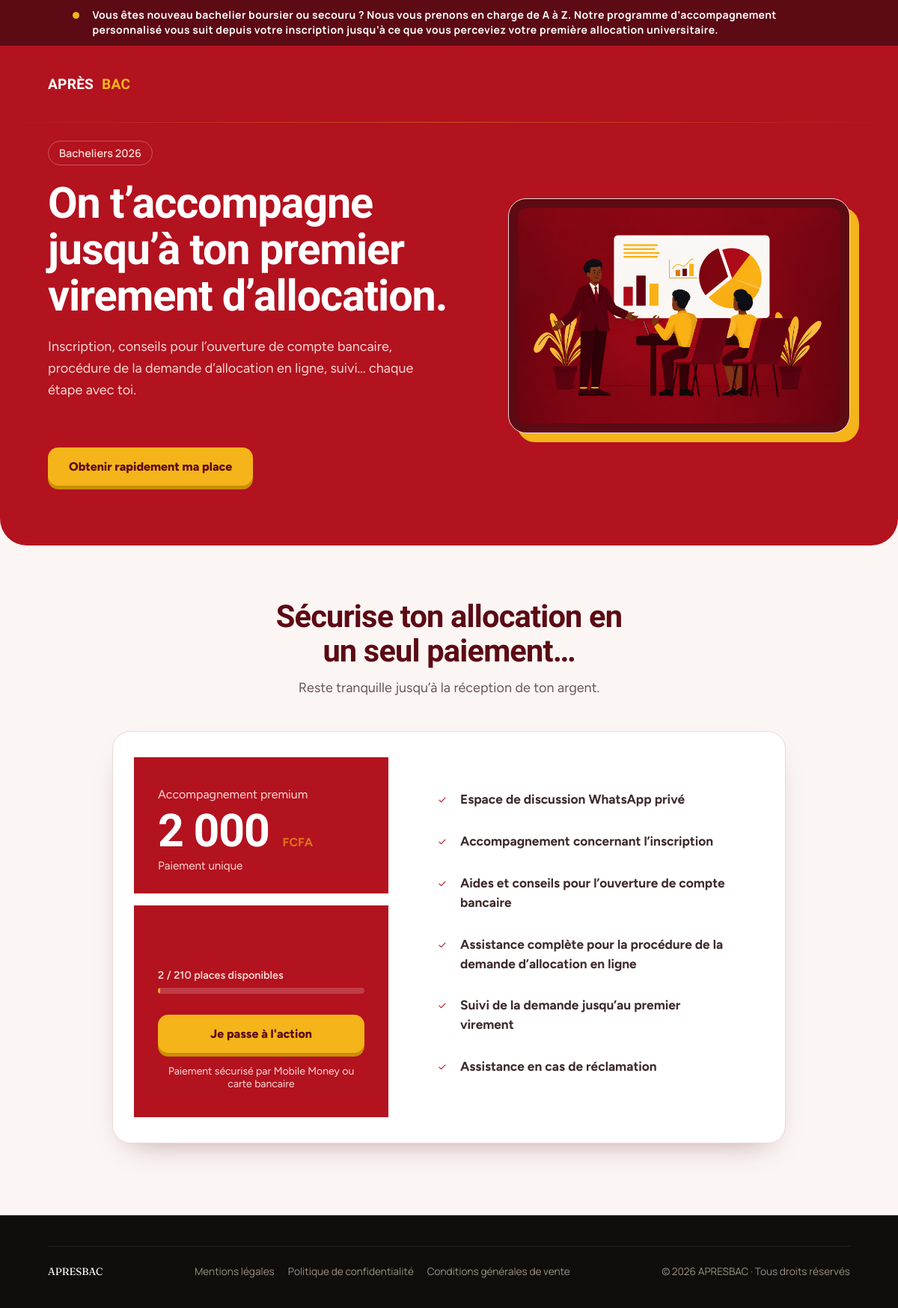
The page / on the database its author committed.
### tables this page shows
CREATE TABLE `formules` (
  `id` int NOT NULL AUTO_INCREMENT,
  `code` enum('premium','vip','gold') NOT NULL,
  `nom` varchar(50) NOT NULL,
  `prix` int NOT NULL,
  `avantages` json NOT NULL,
  `places_totales` int NOT NULL,
  `places_restantes` int NOT NULL,
  `actif` tinyint(1) NOT NULL DEFAULT '1',
  PRIMARY KEY (`id`),
  UNIQUE KEY `code` (`code`)
);

### index.php (the view, shortened to what this page needs)
<?php
try {
    $pdo = Database::getConnection();
    $stmt = $pdo->query("SELECT * FROM formules WHERE actif = 1 ORDER BY prix ASC");
    $formules = $stmt->fetchAll();
} catch (\Throwable $e) {
    $formules = [
        ['code' => 'premium', 'nom' => 'Premium', 'prix' => 2000, 'places_restantes' => 210, 'places_totales' => 210,
            'avantages' => [
                'Espace de discussion WhatsApp privé',
                'Accompagnement concernant l’inscription',
                'Aides et conseils pour l’ouverture de compte bancaire',
                'Assistance complète pour la procédure de la demande d’allocation en ligne',
                'Suivi de la demande jusqu’au premier virement',
                'Assistance en cas de réclamation',
            ]],
    ];
}
$nbFormules = count($formules);
require_once __DIR__ . '/includes/header.php';
?>
<div class="home-v2">
<div class="urgency-bar">
    <span class="urgency-dot" aria-hidden="true"></span>
    <p class="urgency-text">Vous êtes nouveau bachelier boursier ou secouru ? Nous vous prenons en charge de A à Z. Notre programme d’accompagnement personnalisé vous suit depuis votre inscription jusqu’à ce que vous perceviez votre première allocation universitaire.</p>
</div>
<div class="hero-wrap">
    <header class="topbar">
        <div class="topbar-inner">
            <span class="brand">APRÈS<strong>BAC</strong></span>
        </div>
    </header>
    <section class="hero">
        <div class="hero-inner">
            <div class="hero-text">
                <p class="eyebrow">Bacheliers 2026</p>
                <h1>On t’accompagne jusqu’à ton <em>premier virement d’allocation</em>.</h1>
                <p class="hero-sub">
                    Inscription, conseils pour l’ouverture de compte bancaire, procédure de la demande d’allocation en ligne, suivi… chaque étape avec toi.
                </p>
                <div class="hero-cta">
                    <a href="#formules" class="btn btn-primary">Obtenir rapidement ma place</a>
                </div>
            </div>
            <div class="hero-illustration">
                <div class="illustration-frame">
                    <img src="/assets/img/img.png" alt="Illustration d'un étudiant accompagné dans ses démarches" />
                </div>
            </div>
        </div>
    </section>
</div>
<section id="formules" class="formules">
    <div class="section-inner">
        <h2 class="formules-title">Sécurise ton allocation en un seul paiement…</h2>
        <p class="formules-sub">Reste tranquille jusqu’à la réception de ton argent.</p>
        <div class="cartes-formules cartes-formules-<?= $nbFormules ?>">
            <?php foreach ($formules as $index => $f):
                $placesOccupees = $f['places_totales'] - $f['places_restantes'];
                $pourcentageOccupe = $f['places_totales'] > 0
                    ? round(($placesOccupees / $f['places_totales']) * 100)
                    : 0;
                $complet = $f['places_restantes'] <= 0;
                $isFeatured = ($index === $nbFormules - 1) && $nbFormules > 1;
                if ($pourcentageOccupe >= 80) {
                    $jaugeClasse = 'jauge-critique';
                } elseif ($pourcentageOccupe >= 50) {
                    $jaugeClasse = 'jauge-moyenne';
                } else {
                    $jaugeClasse = 'jauge-faible';
                }
            ?>
            <article class="carte-formule carte-<?= htmlspecialchars($f['code']) ?> <?= $isFeatured ? 'carte-featured' : '' ?>">
                <div class="carte-head">
                    <p class="carte-nom">Accompagnement <?= htmlspecialchars($f['nom']) ?></p>
                    <p class="carte-prix"><?= number_format((float)$f['prix'], 0, ',', ' ') ?> <span>FCFA</span></p>
                    <p class="carte-unique">Paiement unique</p>
                </div>
                <ul class="carte-avantages">
                    <?php foreach ($f['avantages'] as $avantage): ?>
                        <li><?= htmlspecialchars($avantage) ?></li>
                    <?php endforeach; ?>
                </ul>
                <div class="carte-foot">
                    <div class="carte-places">
                        <p class="places-label">
                            <?= $complet
                                ? 'Complet'
                                : $placesOccupees . ' / ' . $f['places_totales'] . ' places disponibles'
                            ?>
                        </p>
                        <div class="jauge">
                            <div class="jauge-remplie <?= $jaugeClasse ?>" style="width: <?= $pourcentageOccupe ?>%"></div>
                        </div>
                    </div>
                    <?php if ($complet): ?>
                        <button class="btn btn-disabled" disabled>Places épuisées</button>
                    <?php else: ?>
                        <a href="/accompagnement-formulaire.php?formule=<?= htmlspecialchars($f['code']) ?>" class="btn btn-rouge">
                            Je passe à l'action
                        </a>
                    <?php endif; ?>
                    <p class="carte-note">Paiement sécurisé par Mobile Money ou carte bancaire</p>
                </div>
            </article>
            <?php endforeach; ?>
        </div>
    </div>
</section>
</div>
<?php require_once __DIR__ . '/includes/footer.php'; ?>

### rows shown on the page
formules: nom "premium", prix "2 000", avantage "Espace de discussion WhatsApp privé", avantage "Accompagnement concernant l’inscription", avantage "Aides et conseils pour l’ouverture de compte bancaire", avantage "Assistance complète pour la procédure de la demande d’allocation en ligne", avantage "Suivi de la demande jusqu’au premier virement", avantage "Assistance en cas de réclamation", placesOccupees "2", places_totales "210"
